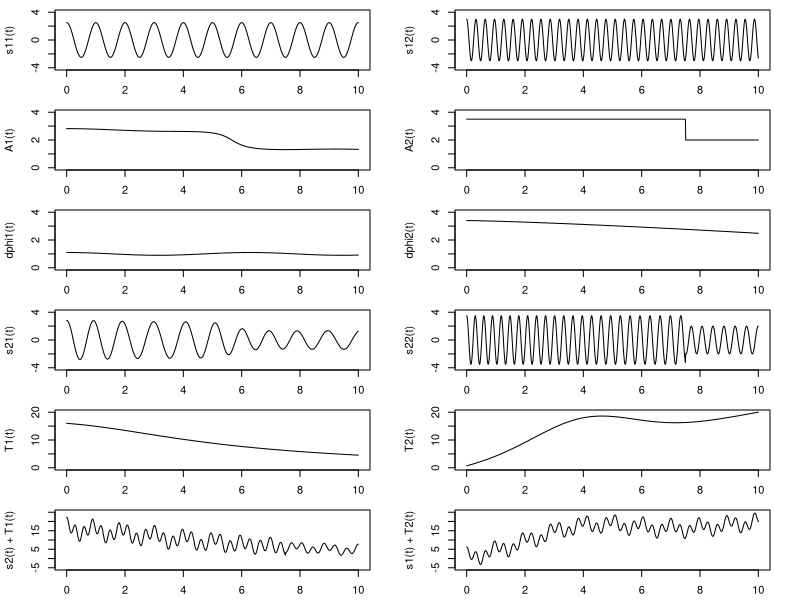

Recreate this plot in R.
# Definamos las siguientes funciones para modelar la estacionalidad
# Primero hay que definir el dominio
t <- seq(0,10, (1/100))
# estos valores fueron sacados de Chen pag 18 y 19

s11 <- function(t) (2.5*cos(2*pi*t))
s12 <- function(t) (3*cos(2*pi^2*t))
s1 <- function(t) s11(t) + s12(t)

A1 <- function(t) (1+0.1*cos(t))*rev((atan((1:length((t)))/43.5-10)))/2 + 2
#A1 <- function(t) (1+0.1*cos(t))*(atan(1132/87 - 200*t/87))/2 + 2
A2 <- function(t) (3.5*(t<=7.5)+2*(t>7.5))

phi1 <- function(t) (t+0.1*sin(t))
phi2 <- function(t) (3.4*t-0.02*(t^(2.3)))
#para graficar voy a necesitar las derivadas
dphi1 <- function(t) (1+0.1*cos(t))
dphi2 <- function(t) (3.4-0.046*t^(1.3))

s21 <- function(t) (A1(t)*cos(2*pi*phi1(t)))
s22 <- function(t) (A2(t)*cos(2*pi*phi2(t)))
s2 <- function(t) s21(t) + s22(t)

# Ahora consideremos las siguientes dos funciones de tendencia

T1 <- function(t) (8*(1/(1+(t/5)^2)+exp(-t/10)))
T2 <- function(t) (2*t+10*exp(-(t-4)^2/6))

#GRAFICOS
par(mfrow=c(6,2), mai=c(0.3,0.55,0.1,0.3))
plot(t,s11(t), type = "l", ylim=c(-4, 4))
plot(t,s12(t), type = "l", ylim=c(-4, 4))
plot(t,A1(t), type = "l", ylim=c(0, 4))
plot(t,A2(t), type = "l", ylim=c(0, 4))
plot(t,dphi1(t), type = "l", ylim=c(0, 4))
plot(t,dphi2(t), type = "l", ylim=c(0, 4))
plot(t,s21(t), type = "l", ylim=c(-4, 4))
plot(t,s22(t), type = "l", ylim=c(-4, 4))
plot(t,T1(t), type = "l", ylim=c(0,20))
plot(t,T2(t), type = "l", ylim=c(0,20))
plot(t,s2(t)+T1(t), type = "l", ylim=c(-5,25))
plot(t,s1(t)+T2(t), type = "l", ylim=c(-5,25))
par(mfrow = c(1, 1))